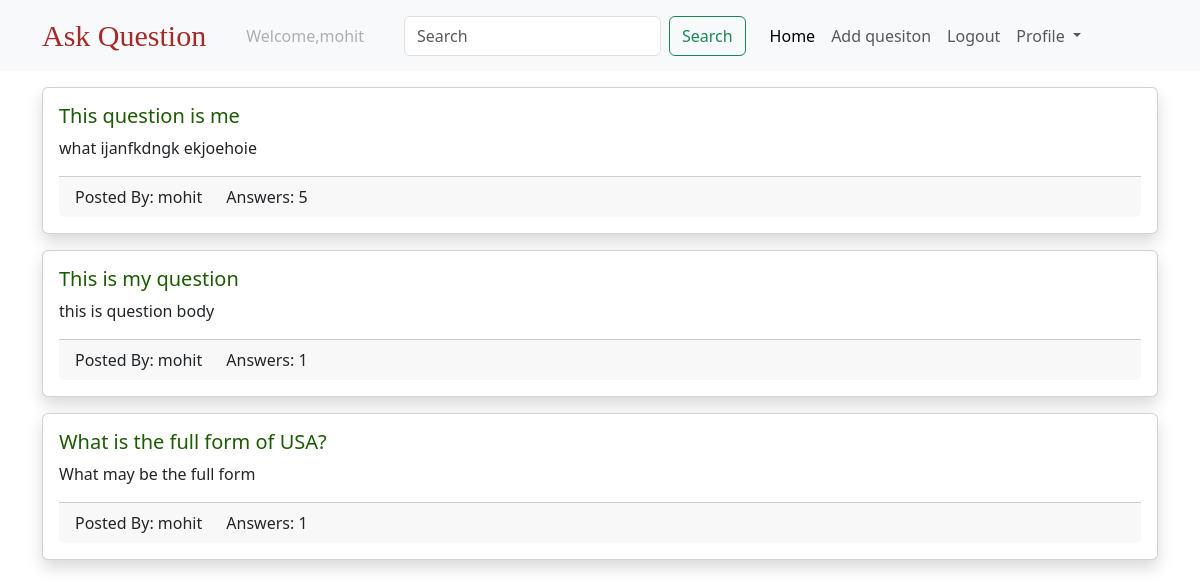
The app's page / (signed in), older data.
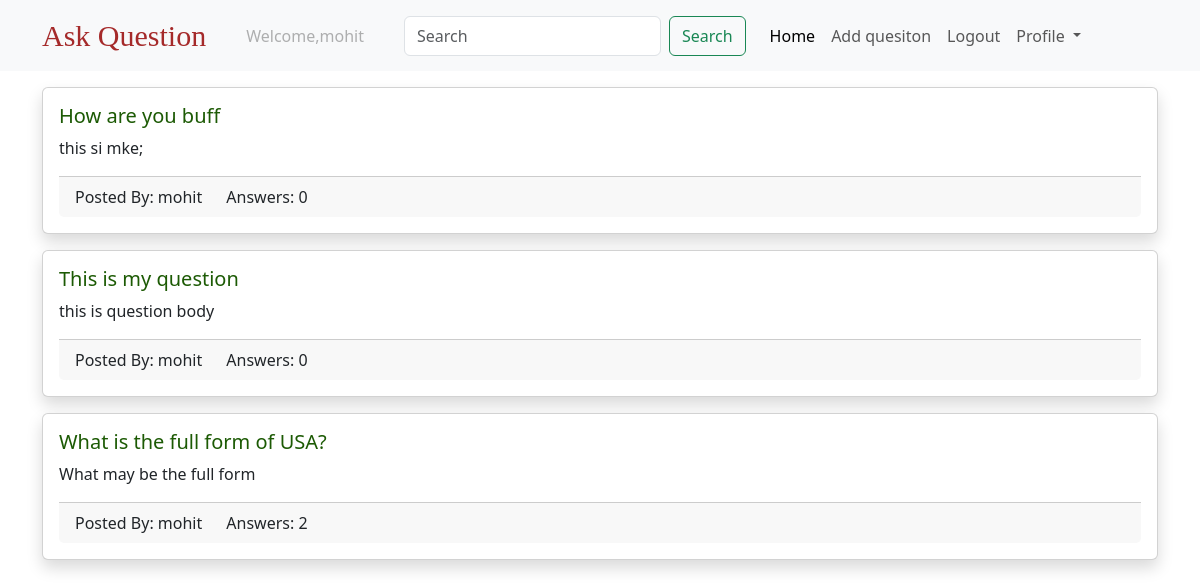
The same page, newer data.
### questions/models.py (models this page shows, shortened)
class Question(models.Model):
    created_at = models.DateTimeField(auto_now_add=True)
    title = models.CharField(max_length=250)
    body = models.TextField()
    slug = models.SlugField(max_length=250, unique=True)
    author = models.ForeignKey(settings.AUTH_USER_MODEL,
                               on_delete=models.CASCADE,
                               related_name='questions')

### users/models.py (models this page shows)
class CustomUser(AbstractUser):
    pass

### questions/views.py (the view)
# urls.py: path("", question_list, name = "question-list"),
@login_required
def question_list(request):
    if 'q' in request.GET:
        q = request.GET['q']
        question_list = Question.objects.filter(title__icontains = q).order_by('-created_at')
    else:
        question_list = Question.objects.all().order_by('-created_at')
    return render(request,"Qlist.html",{'question_list': question_list})

### templates/Qlist.html (shortened to what this page needs)
{% extends 'base.html'%}
{% block body%}
<div class = "container">
    {% for question in question_list%}
     <div class = "card mt-3 shadow">
        <div class = "card-body">
            <h5 class = "card-title "><a class  = "link-style"href="{% url 'question-details' question.slug%}">{{question.title}}</a></h5>
            <p class = "card-text">{{question.body}}</p>
            <div class = "card-footer">
                <div class = "row">
                    <div class = "col col-md-auto">
                        Posted By: {{question.author.username}}
                    </div>
                    <div class = "col col-md-auto">
                        Answers: {{question.answers.count}}
                    </div>
                </div>
            </div>
        </div>
     </div>
    {% endfor %}
</div>
{% endblock %}

Row changes from the older to the newer data that the page shows:
removed Question: title "This question is me", body "what ijanfkdngk ekjoehoie", author.username "mohit", answers.count "5"
added Question: title "How are you buff", body "this si mke;", author.username "mohit", answers.count "0"
computed for Question "This is my question": answers.count "1" → "0"
computed for Question "What is the full form of USA?": answers.count "1" → "2"
